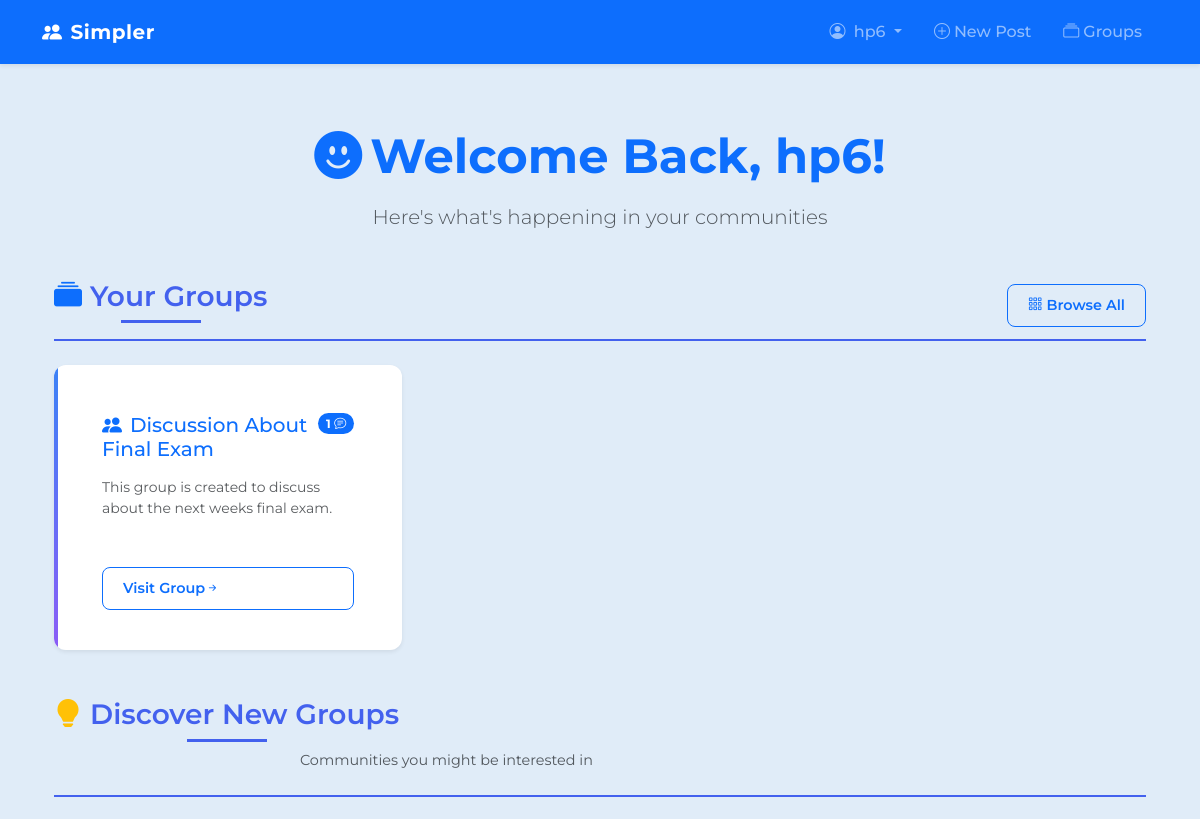
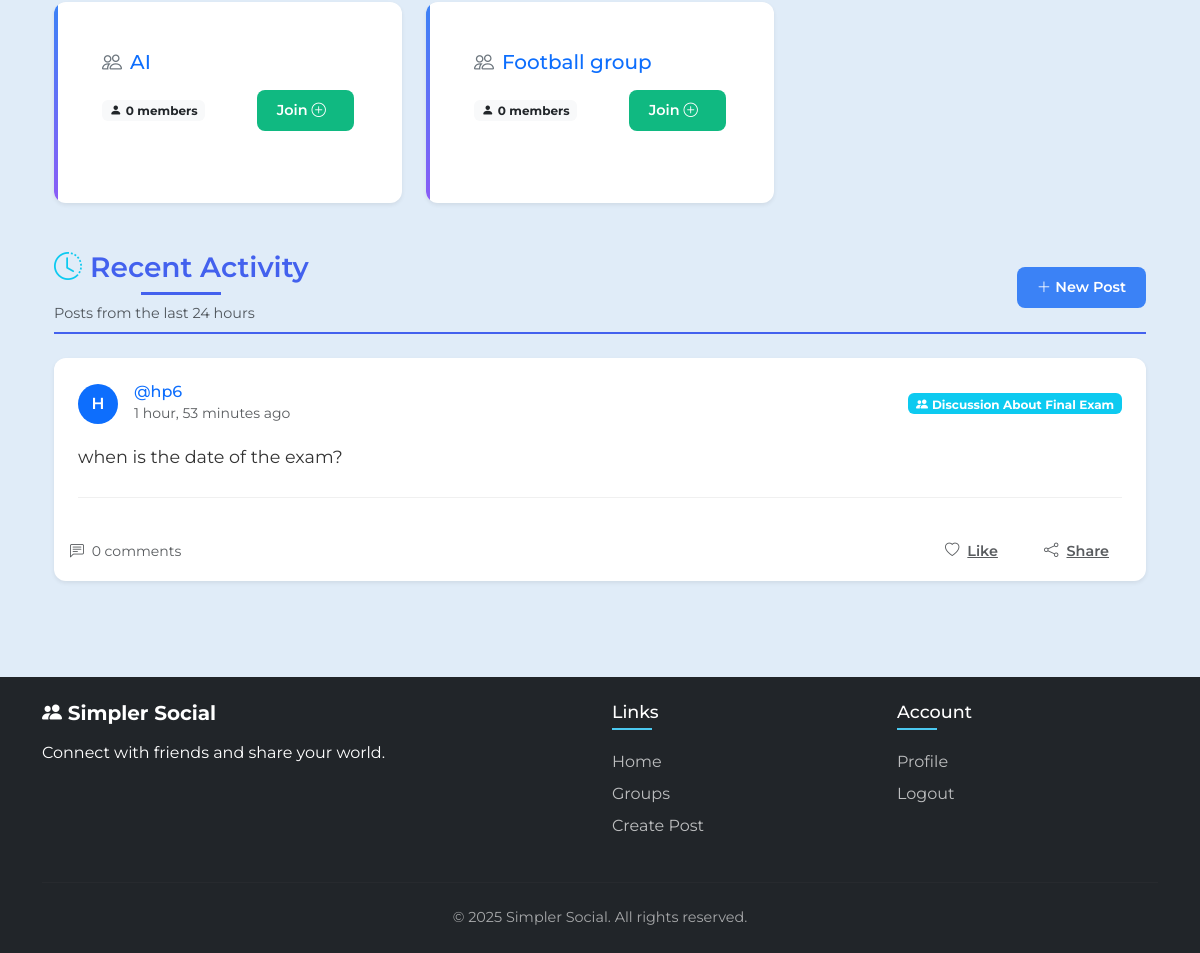
Screenshot of /success/ (signed in) with the database file from the repository (2 pictures, top to bottom).
### groups/models.py (models this page shows, shortened)
class GroupMember(models.Model):
    user = models.ForeignKey(User, on_delete=models.CASCADE, related_name='user_groups')
    group = models.ForeignKey('Group', on_delete=models.CASCADE, related_name='membership')
    class Meta:
        unique_together = ('user', 'group')

class Group(models.Model):  # Has many-to-many relationship with Users through GroupMember
    name = models.CharField(max_length=100, unique=True)
    slug = models.SlugField(allow_unicode=True, unique=True)
    description = models.TextField(blank=True, default='')
    description_html = models.TextField(editable=False, blank=True, default='')
    members = models.ManyToManyField(User, through='GroupMember', related_name='group_members')
    creator = models.ForeignKey(settings.AUTH_USER_MODEL, on_delete=models.CASCADE, related_name='created_groups', default=None)
    class Meta:
        ordering = ['name']

### posts/models.py (models this page shows, shortened)
class Post(models.Model):
    user = models.ForeignKey(User, related_name='posts', on_delete=models.CASCADE)
    created_at = models.DateTimeField(auto_now_add=True)
    message = models.TextField()
    message_html = models.TextField(editable=False)
    group = models.ForeignKey(Group, on_delete=models.CASCADE, related_name='posts')
    class Meta:
        ordering = ['-created_at']
        unique_together = ['user','message']

### simple_social/views.py (the view)
# urls.py: path('success/', views.SuccessPage.as_view(), name='success'),
class SuccessPage(TemplateView):
    template_name = "success.html"  # Make sure this matches your template name
    def get_context_data(self, **kwargs):
        context = super().get_context_data(**kwargs)
        if self.request.user.is_authenticated:
            context['unjoined_groups'] = Group.objects.exclude(
                members=self.request.user
            )
            context['recent_posts'] = Post.objects.filter(
                created_at__gte=timezone.now() - timedelta(days=1)
            ).select_related('user', 'group')
        return context

### templates/success.html (shortened to what this page needs)
{% extends "base.html" %}
{% load static %}
{% block content %}
<div class="container dashboard-container py-4">
    <div class="welcome-header text-center mb-5 animate__animated animate__fadeIn">
        <h2 class="display-5 fw-bold text-primary mb-3">
            <i class="bi bi-emoji-smile-fill me-2"></i>Welcome Back, {{ user.username }}!
        </h2>
        <p class="lead text-muted">Here's what's happening in your communities</p>
    </div>
    <div class="dashboard-section mb-5 animate__animated animate__fadeInUp">
        <div class="section-header d-flex justify-content-between align-items-center mb-4">
            <h3 class="section-title">
                <i class="bi bi-collection-fill me-2 text-primary"></i>Your Groups
            </h3>
            <a href="{% url 'groups:all' %}" class="btn btn-sm btn-outline-primary">
                <i class="bi bi-grid-3x3-gap me-1"></i>Browse All
            </a>
        </div>
        {% if user.user_groups.all %}
        <div class="row row-cols-1 row-cols-md-2 row-cols-lg-3 g-4">
            {% for member_group in user.user_groups.all %}
            <div class="col">
                <div class="group-card card h-100 border-0 shadow-sm hover-zoom">
                    <div class="card-body">
                        <div class="d-flex justify-content-between align-items-start mb-3">
                            <h5 class="card-title mb-0">
                                <a href="{% url 'groups:single' slug=member_group.group.slug %}" class="text-decoration-none">
                                    <i class="bi bi-people-fill me-2 text-primary"></i>{{ member_group.group.name }}
                                </a>
                            </h5>
                            <span class="badge bg-primary rounded-pill">
                                {{ member_group.group.posts.count }} <i class="bi bi-chat-text"></i>
                            </span>
                        </div>
                        <p class="card-text text-muted small">
                            {{ member_group.group.description|truncatechars:100 }}
                        </p>
                    </div>
                    <div class="card-footer bg-transparent border-top-0">
                        <a href="{% url 'groups:single' slug=member_group.group.slug %}" class="btn btn-sm btn-outline-primary w-100">
                            Visit Group <i class="bi bi-arrow-right-short"></i>
                        </a>
                    </div>
                </div>
            </div>
            {% endfor %}
        </div>
        {% endif %}
    </div>
    <div class="dashboard-section mb-5 animate__animated animate__fadeInUp">
        <div class="section-header mb-4">
            <h3 class="section-title">
                <i class="bi bi-lightbulb-fill me-2 text-warning"></i>Discover New Groups
            </h3>
            <p class="section-subtitle text-muted">Communities you might be interested in</p>
        </div>
        {% if unjoined_groups %}
        <div class="discover-groups">
            <div class="row row-cols-1 row-cols-md-2 row-cols-lg-3 g-4">
                {% for group in unjoined_groups %}
                <div class="col">
                    <div class="group-card card h-100 border-0 shadow-sm hover-float">
                        <div class="card-body">
                            <h5 class="card-title">
                                <a href="{% url 'groups:single' slug=group.slug %}" class="text-decoration-none">
                                    <i class="bi bi-people me-2 text-secondary"></i>{{ group.name }}
                                </a>
                            </h5>
                            <div class="d-flex justify-content-between align-items-center mt-3">
                                <span class="badge bg-light text-dark">
                                    <i class="bi bi-person-fill me-1"></i>{{ group.members.count }} members
                                </span>
                                <a href="{% url 'groups:join' slug=group.slug %}" class="btn btn-sm btn-success">
                                    Join <i class="bi bi-plus-circle ms-1"></i>
                                </a>
                            </div>
                        </div>
                    </div>
                </div>
                {% endfor %}
            </div>
        </div>
        {% endif %}
    </div>
    <div class="dashboard-section animate__animated animate__fadeInUp">
        <div class="section-header d-flex justify-content-between align-items-center mb-4">
            <div>
                <h3 class="section-title">
                    <i class="bi bi-clock-history me-2 text-info"></i>Recent Activity
                </h3>
                <p class="section-subtitle text-muted mb-0">Posts from the last 24 hours</p>
            </div>
            {% if user.user_groups.all %}
            <a href="{% url 'posts:create' %}" class="btn btn-sm btn-primary">
                <i class="bi bi-plus-lg me-1"></i>New Post
            </a>
            {% endif %}
        </div>
        {% if recent_posts %}
        <div class="activity-feed">
            {% for post in recent_posts %}
            <div class="post-card card mb-3 border-0 shadow-sm hover-lift">
                <div class="card-body">
                    <div class="d-flex align-items-center mb-3">
                        <a href="{% url 'posts:for_user' username=post.user.username %}" class="text-decoration-none">
                            <div class="avatar-sm me-3">
                                <div class="avatar-initials bg-primary text-white rounded-circle d-flex align-items-center justify-content-center">
                                    {{ post.user.username|slice:":1"|upper }}
                                </div>
                            </div>
                        </a>
                        <div class="flex-grow-1">
                            <h6 class="mb-0">
                                <a href="{% url 'posts:for_user' username=post.user.username %}" class="text-decoration-none">
                                    @{{ post.user.username }}
                                </a>
                            </h6>
                            <small class="text-muted">{{ post.created_at|timesince }} ago</small>
                        </div>
                        <a href="{% url 'groups:single' slug=post.group.slug %}" class="badge bg-info text-decoration-none">
                            <i class="bi bi-people-fill me-1"></i>{{ post.group.name }}
                        </a>
                    </div>
                    <p class="post-content mb-0">{{ post.message }}</p>
                </div>
                <div class="card-footer bg-transparent border-top-0 py-2">
                    <div class="d-flex justify-content-between align-items-center">
                        <small class="text-muted">
                            <i class="bi bi-chat-left-text me-1"></i> 0 comments
                        </small>
                        <div>
                            <button class="btn btn-sm btn-link text-muted">
                                <i class="bi bi-heart"></i> Like
                            </button>
                            <button class="btn btn-sm btn-link text-muted">
                                <i class="bi bi-share"></i> Share
                            </button>
                        </div>
                    </div>
                </div>
            </div>
            {% endfor %}
        </div>
        {% endif %}
    </div>
</div>
{% endblock %}

### templates/base.html (shortened to what this page needs)
<!DOCTYPE html>
{% load static %}
{% load bootstrap4 %}
<html lang="en">
<head>
    <link href="https://cdn.jsdelivr.net/npm/bootstrap@5.3.3/dist/css/bootstrap.min.css" rel="stylesheet">
    <link rel="stylesheet" href="https://cdn.jsdelivr.net/npm/bootstrap-icons@1.11.3/font/bootstrap-icons.min.css">
    <link rel="stylesheet" href="https://cdnjs.cloudflare.com/ajax/libs/animate.css/4.1.1/animate.min.css"/>
    <link rel="stylesheet" href="{% static 'simple_social/css/master.css' %}">
</head>
<body class="site-body">
    <nav class="navbar navbar-expand-lg navbar-dark bg-primary shadow-sm fixed-top">
        <div class="container">
            <a class="navbar-brand fw-bold animate__animated animate__fadeIn" href="{% url 'home' %}">
                <i class="bi bi-people-fill me-2"></i>Simpler
            </a>
            <div class="collapse navbar-collapse" id="mainNavbar">
                <ul class="navbar-nav ms-auto">
                    {% if user.is_authenticated %}
                        <li class="nav-item dropdown animate__animated animate__fadeIn">
                            <a class="nav-link dropdown-toggle" href="#" id="userDropdown" role="button" data-bs-toggle="dropdown">
                                <i class="bi bi-person-circle me-1"></i> {{ user.username }}
                            </a>
                        </li>
                        <li class="nav-item animate__animated animate__fadeIn">
                            <a class="nav-link" href="{% url 'posts:create' %}">
                                <i class="bi bi-plus-circle me-1"></i>New Post
                            </a>
                        </li>
                        <li class="nav-item animate__animated animate__fadeIn">
                            <a class="nav-link" href="{% url 'groups:all' %}">
                                <i class="bi bi-collection me-1"></i>Groups
                            </a>
                        </li>
                    {% endif %}
                </ul>
            </div>
        </div>
    </nav>
    <main class="site-main">
        <div class="container pt-5 pb-4">
            {% block content %}
            {% endblock %}
        </div>
    </main>
    <footer class="site-footer bg-dark text-white py-4 mt-auto">
        <div class="container">
            <div class="row">
                <div class="col-md-6">
                    <h5 class="footer-brand mb-3">
                        <i class="bi bi-people-fill"></i> Simpler Social
                    </h5>
                    <p class="footer-text">Connect with friends and share your world.</p>
                </div>
                <div class="col-md-3">
                    <h5 class="footer-heading">Links</h5>
                    <ul class="footer-links list-unstyled">
                        <li><a href="{% url 'home' %}" class="footer-link">Home</a></li>
                        <li><a href="{% url 'groups:all' %}" class="footer-link">Groups</a></li>
                        {% if user.is_authenticated %}
                            <li><a href="{% url 'posts:create' %}" class="footer-link">Create Post</a></li>
                        {% endif %}
                    </ul>
                </div>
                <div class="col-md-3">
                    <h5 class="footer-heading">Account</h5>
                    <ul class="footer-links list-unstyled">
                        {% if user.is_authenticated %}
                            <li><a href="{% url 'success' %}" class="footer-link">Profile</a></li>
                            <li><a href="{% url 'accounts:logout' %}" class="footer-link">Logout</a></li>
                        {% else %}
                            <li><a href="{% url 'accounts:login' %}" class="footer-link">Login</a></li>
                            <li><a href="{% url 'accounts:signup' %}" class="footer-link">Sign Up</a></li>
                        {% endif %}
                    </ul>
                </div>
            </div>
            <hr class="footer-divider">
            <div class="text-center footer-copyright">
                &copy; {% now "Y" %} Simpler Social. All rights reserved.
            </div>
        </div>
    </footer>
</body>
</html>

### rows the page displays
GroupMember: group.name "Discussion About Final Exam", group.posts.count "1", group.description "This group is created to discuss about the next weeks final exam."
Group: name "AI", members.count "0"
Group: name "Football group", members.count "0"
Post: user.username "H", user.username "hp6", created_at "1 hour, 53 minutes", group.name "Discussion About Final Exam", message "when is the date of the exam?"

### other values shown
{{ user.username }} "hp6"
